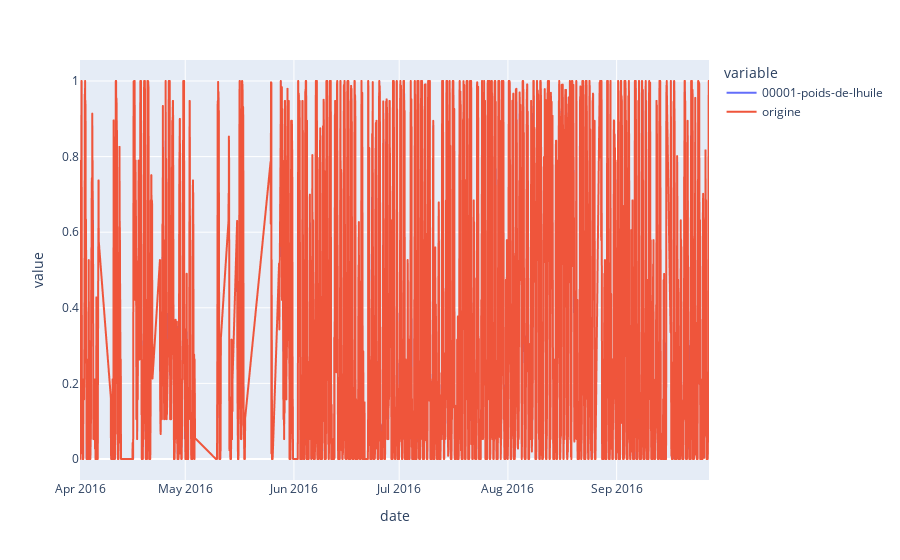

Notebook code for this chart:
### Code cell
index_column = 0
tmp = df.loc[:].iloc[:, index_column].copy()
# tmp = pd.Series([-2, 1, 2, 3, 84, 56, 98, 5, 4, 3, 2, 92])

index = get_interpolated_indices(tmp, output_type='list')
print(len(index))
index = [u for v in index for u in v]
tmp.loc[index] = np.nan

a = tmp.to_frame()
a['origine'] = df.iloc[:, index_column].copy()
fig = px.line(a).show()

### Figure 1 — Plotly figure (JSON) as saved in the notebook; plotly's stock layout.template omitted (floating-point values rounded to 4 significant figures; data arrays with more than 128 entries replaced by an {"elided": "..."} marker saying what was removed)
{"data": [{"hovertemplate": "variable=00001-poids-de-lhuile<br>date=%{x}<br>value=%{y}<extra></extra>", "legendgroup": "00001-poids-de-lhuile", "line": {"color": "#636efa", "dash": "solid"}, "marker": {"symbol": "circle"}, "mode": "lines", "name": "00001-poids-de-lhuile", "showlegend": true, "type": "scattergl", "x": {"elided": "4305 str values"}, "xaxis": "x", "y": {"elided": "4305 float values"}, "yaxis": "y"}, {"hovertemplate": "variable=origine<br>date=%{x}<br>value=%{y}<extra></extra>", "legendgroup": "origine", "line": {"color": "#EF553B", "dash": "solid"}, "marker": {"symbol": "circle"}, "mode": "lines", "name": "origine", "showlegend": true, "type": "scattergl", "x": {"elided": "4305 str values"}, "xaxis": "x", "y": {"elided": "4305 float values"}, "yaxis": "y"}], "layout": {"legend": {"title": {"text": "variable"}, "tracegroupgap": 0}, "margin": {"t": 60}, "xaxis": {"anchor": "y", "domain": [0, 1], "title": {"text": "date"}}, "yaxis": {"anchor": "x", "domain": [0, 1], "title": {"text": "value"}}}}
